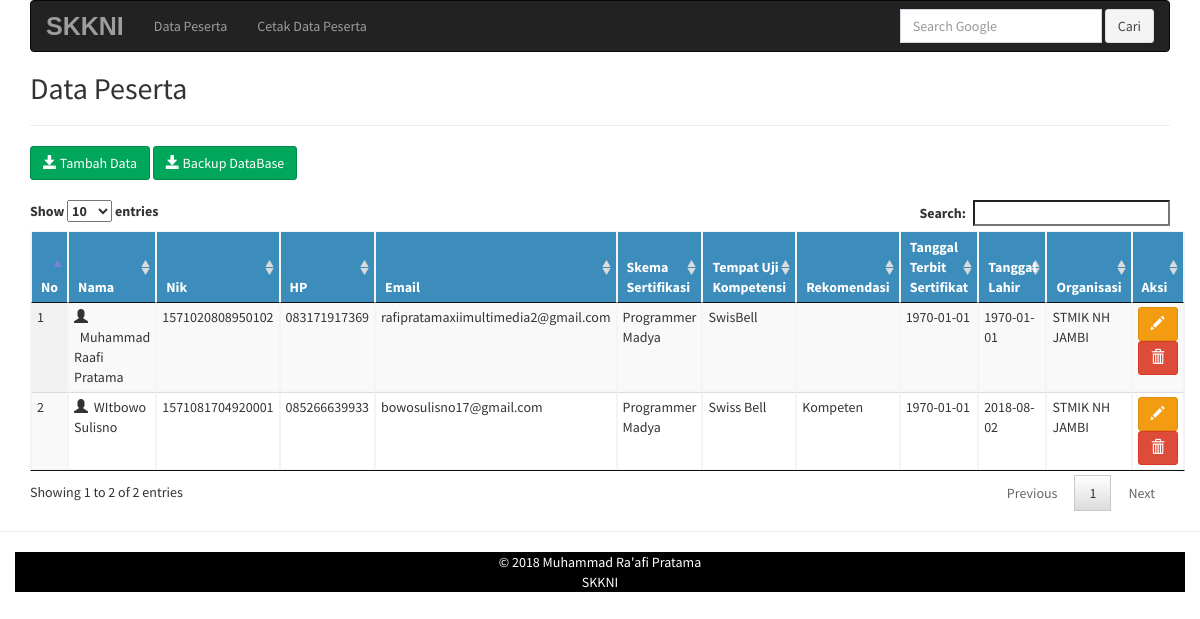
The page / on the database its author committed.
### tables this page shows
CREATE TABLE `data_peserta` (
  `no` int(11) NOT NULL AUTO_INCREMENT,
  `nama` varchar(50) NOT NULL,
  `nik` varchar(20) NOT NULL,
  `hp` varchar(12) NOT NULL,
  `email` varchar(50) NOT NULL,
  `skema_sertifikasi` varchar(20) NOT NULL,
  `tempat_uji_kompetensi` varchar(20) NOT NULL,
  `rekomendasi` varchar(20) NOT NULL,
  `tanggal_terbit_sertifikat` date NOT NULL,
  `tanggal_lahir` date NOT NULL,
  `organisasi` varchar(20) NOT NULL,
  PRIMARY KEY (`nik`),
  UNIQUE KEY `no` (`no`)
);

### index.php (the view, shortened to what this page needs)
<?php include 'header.php';?>
<h2>Data Peserta</h2>
<hr>
		<a href="tambah_peserta.php" class="btn btn-success"><span class="glyphicon glyphicon-save "></span> Tambah Data</a>
		<a href="backupdb.php" class="btn btn-success"><span class="glyphicon glyphicon-save "></span> Backup DataBase</a>
		<br><br>
			<table class="table table-hover table-bordered display compact" id="dttb">
			<thead  class="btn-primary">
				<th align="center">No</th>
				<th align="center">Nama</th>
				<th align="center">Nik</th>
				<th align="center">HP</th>
				<th align="center">Email</th>
				<th align="center">Skema Sertifikasi</th>
				<th align="center">Tempat Uji Kompetensi</th>
				<th align="center">Rekomendasi</th>
				<th align="center">Tanggal Terbit Sertifikat</th>
				<th align="center">Tanggal Lahir</th>
				<th align="center">Organisasi</th>
				<th align="center">Aksi</th>
			</thead>
			 <tbody>
			<?php
				include ('koneksi.php');
				$tampil = mysqli_query($koneksi,"SELECT * FROM data_peserta");
				$no = 1;
				while ($d = mysqli_fetch_array($tampil))
				{
			?>
				<tr>
						<td><?php echo $no; ?></td>
						<td><i class="glyphicon glyphicon-user"></i>&nbsp;&nbsp;<?php echo $d['nama']; ?></td>
						<td><?php echo $d['nik']; ?></td>
						<td><?php echo $d['hp']; ?></td>
						<td><?php echo $d['email']; ?></td>
						<td><?php echo $d['skema_sertifikasi']; ?></td>
						<td><?php echo $d['tempat_uji_kompetensi']; ?></td>
						<td><?php echo $d['rekomendasi']; ?></td>
						<td><?php echo $d['tanggal_terbit_sertifikat']; ?></td>
						<td><?php echo $d['tanggal_lahir']; ?></td>
						<td><?php echo $d['organisasi']; ?></td>
						<td>
						 <a href="edit_peserta.php?nik=<?php echo $d['nik'];?>" class="btn btn-warning"> <span class="glyphicon glyphicon-pencil"></span></a>
						 <a href="proses.php?ambil=hapus_peserta&nik=<?php echo $d['nik'];?>" class="btn btn-danger" onclick="return confirm('Yakin akan Menghapus ?')"><span class="glyphicon glyphicon-trash"></span> </a>
						</td>
				</tr>
				<?php
					$no++;
				}
				?>
				</tbody>
			</table>
<?php include 'footer.php';?>

### header.php (shortened to what this page needs)
<!DOCTYPE html>
<html>
<head>
			<link rel="stylesheet" href="assets/bootstrap/css/bootstrap.min.css">
			<link rel="stylesheet" href="https://cdnjs.cloudflare.com/ajax/libs/font-awesome/4.5.0/css/font-awesome.min.css">
		  <link rel="stylesheet" href="assets/dist/css/AdminLTE.min.css">
			<link rel="stylesheet" href="https://cdnjs.cloudflare.com/ajax/libs/ionicons/2.0.1/css/ionicons.min.css">
			<link rel="stylesheet" href="assets/dist/css/skins/_all-skins.min.css">
			<link rel="stylesheet" type="text/css" href="assets/datepicker/css/datepicker.css">
			<link rel="stylesheet" type="text/css" href="assets/media/css/jquery.dataTables.css">
</head>
	<div class="container">
	<nav class="navbar navbar-inverse" role="navigation">
		<div class="navbar-header">
	  <strong class="animasi navbar-brand" style="font-size:25px; font-family:arial; color:slate;">
	  SKKNI
 </strong>
	</div>
	<div class="collapse navbar-collapse" id="bs-example-navbar-collapse-1">
	  <ul class="nav navbar-nav">
			<li><a href="peserta.php">Data Peserta<span class="label label-danger pull-right"></span></a></li>
			<li><a href="cetak_peserta.php">Cetak Data Peserta<span class="label label-danger pull-right"></span></a></li>
		  </ul>
		<ul class="nav navbar-nav navbar-right">
	   	<li>
			<form class="navbar-form navbar-left" role="cari">
				<div class="form-group">
				<input type="text" class="form-control" placeholder="Search Google">
			</div>
			<a href="http://www.google.com" class="btn btn-default">Cari</a>
	  </form>
	  </ul>
	</div>
</nav>

### footer.php (shortened to what this page needs)
   </div>
	<footer align="center">
			<hr>
						<div class="container" style="background:#000; color : white ; text-align:center;">
							<div>&copy; 2018 Muhammad Ra'afi Pratama</div>
							<div>SKKNI</div>
						</div>
	</footer>
</body>
</html>

### rows shown on the page
data_peserta: nama "Muhammad Raafi Pratama", nik "1571020808950102", hp "083171917369", email "rafipratamaxiimultimedia2@gmail.com", skema_sertifikasi "Programmer Madya", tempat_uji_kompetensi "SwisBell", tanggal_terbit_sertifikat "1970-01-01", tanggal_lahir "1970-01-01", organisasi "STMIK NH JAMBI"
data_peserta: nama "WItbowo Sulisno", nik "1571081704920001", hp "085266639933", email "bowosulisno17@gmail.com", skema_sertifikasi "Programmer Madya", tempat_uji_kompetensi "Swiss Bell", rekomendasi "Kompeten", tanggal_terbit_sertifikat "1970-01-01", tanggal_lahir "2018-08-02", organisasi "STMIK NH JAMBI"
